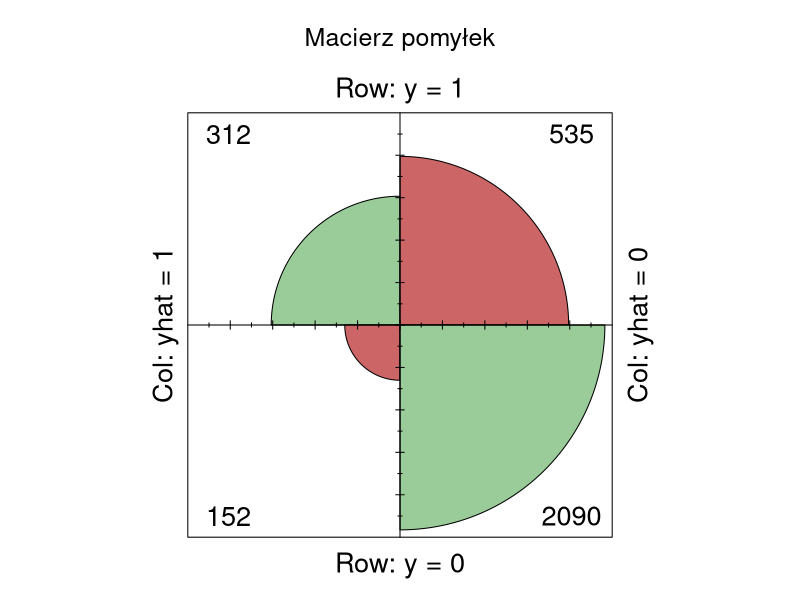
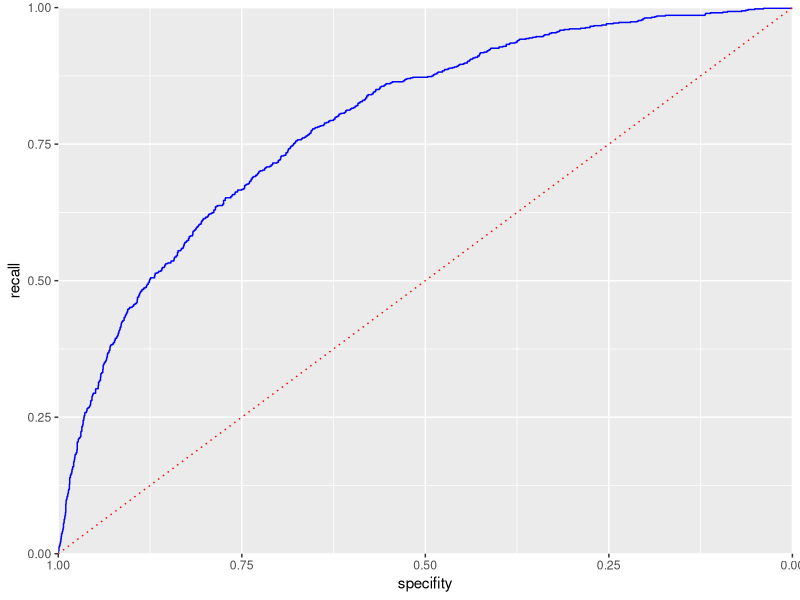
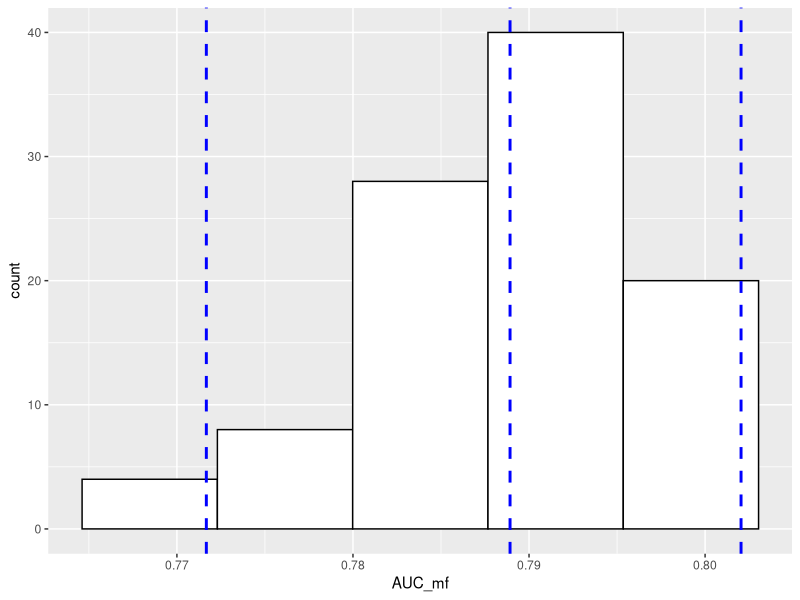

Source code (R) for these figures, in order:
## ---- chunk 1
library("readxl")
library("car") # funkcja vif()
library("ggplot2") # wykresy - funkcja ggplot()
library("lmtest") # testy diagnostyczne modeli lm
library("pscl") #pseudo-R2 funkcja pR2()
library("pROC") #funkcje roc, auc
set.seed(1257) #set.seed(NULL) --> usunięcie "ziarna"

knitr::opts_chunk$set(echo = TRUE)
## ---- chunk 2
dane <- read.csv("./dane/po_imputacji.csv", sep=';', encoding = "UTF-8", dec = ',')
dane <- dane[, -c(24)]
## ---- chunk 3
dane$CLAIM_FLAG <- as.factor(dane$CLAIM_FLAG)
dane$HOMEKIDS <- as.factor(dane$HOMEKIDS)
dane$PARENT1 <- as.factor(dane$PARENT1)
dane$MSTATUS <- as.factor(dane$MSTATUS)
dane$GENDER <- as.factor(dane$GENDER)
dane$EDUCATION <- as.factor(dane$EDUCATION)
dane$OCCUPATION <- as.factor(dane$OCCUPATION)
dane$CLM_FREQ <- as.factor(dane$CLM_FREQ)
dane$REVOKED <- as.factor(dane$REVOKED)

dane$URBANICITY <- as.factor(dane$URBANICITY)
dane$RED_CAR <- as.factor(dane$RED_CAR)

# Liczbę punktów zamieniamy na grupy punktowe liczby punktów.
dane$MVR_PTS_GRP <- 0
dane$MVR_PTS_GRP[dane$MVR_PTS < 6] <- 1
dane$MVR_PTS_GRP[(dane$MVR_PTS > 5) & (dane$MVR_PTS < 11)] <- 2
dane$MVR_PTS_GRP[dane$MVR_PTS > 10] <- 3
dane$MVR_PTS_GRP <- as.factor(dane$MVR_PTS_GRP)

##Ad. model 4 - Nisko-wykwalifikowani vs wysoko wykwalifikowani.
dane$OCCUPATION_GRP <- 0

dane$OCCUPATION_GRP[(dane$OCCUPATION=="Blue Collar") | 
                     (dane$OCCUPATION=="Home Maker") | 
                     (dane$OCCUPATION=="Home Maker") | 
                      (dane$OCCUPATION=="Student") ] <- 0

dane$OCCUPATION_GRP[(dane$OCCUPATION=="Clerical") | 
                    (dane$OCCUPATION=="Doctor") | 
                    (dane$OCCUPATION=="Lawyer") | 
                    (dane$OCCUPATION=="Manager") | 
                    (dane$OCCUPATION=="Professional")] <- 1

dane$OCCUPATION_GRP <- as.factor(dane$OCCUPATION_GRP)

## syntentyczna zmienna odległości od wartościo środkowej
dane$AGE_tr <-(dane$AGE - median(dane$AGE))**2

## Wartość domu zamieniamy na zmienną dychotomiczną odnotowującą fakt posiadania domu.
dane$HOME_VAL_D <- 0
dane$HOME_VAL_D[dane$HOME_VAL  == 0] <-0
dane$HOME_VAL_D[dane$HOME_VAL != 0] <- 1
dane$HOME_VAL_D <- as.factor(dane$HOME_VAL_D)

dane <- na.omit(dane)
summary(dane)
sapply(dane, typeof)
## ---- chunk 4
# Losowanie na wczesnym etapie, Podział na dane treningowe i testowe
n <- nrow(dane)
liczby_losowe <- sample(c(1:n), round(0.7*n), replace = FALSE)
dane_uczacy <- dane[liczby_losowe,]
dane_testowy <- dane[-liczby_losowe,]

# Przeliczenie 
table(dane_testowy$CLAIM_FLAG) / nrow(dane_testowy)
table(dane_uczacy$CLAIM_FLAG) / nrow(dane_uczacy)
## ---- chunk 5
cols <- as.vector(colnames(dane[,-c(26,23)]))

for (c in cols[3:length(cols)]){
  
  if (c != 'CLAIM_FLAG'){
  
    m <- glm(as.formula(paste('CLAIM_FLAG', "~", c)), data = dane_uczacy, family = binomial)
    w_test <- waldtest(m)
  
  if (w_test$`Pr(>F)`[2] < 0.05){
      print(paste('istotna',c ,'pvalue:', format(w_test$`Pr(>F)`[2],  scientific = TRUE))[1])  
      
  } else{
      print(paste('nieistotna',c,'pvalue:', round(w_test$`Pr(>F)`[2], 2) ))
  }
  }
  gc() #garbage cleaner
}

## ---- chunk 6
m1 <- glm(CLAIM_FLAG~INCOME, data = dane_uczacy, family = binomial)
summary(m1)
## ---- chunk 7
m2 <- glm(CLAIM_FLAG ~ INCOME + YOJ, data = dane_uczacy, family = binomial)
summary(m2)

## ---- chunk 8
m3 <- glm(CLAIM_FLAG~INCOME+PARENT1, data = dane_uczacy, family = binomial)
summary(m3)
## ---- chunk 9
m4 <- glm(CLAIM_FLAG~INCOME+PARENT1+AGE_tr, data = dane_uczacy, family = binomial)
summary(m4)
## ---- chunk 10
m5 <- glm(CLAIM_FLAG~INCOME+PARENT1+AGE_tr+HOME_VAL_D, data = dane_uczacy, family = binomial)
summary(m5)
## ---- chunk 11
summary(m4)$aic - summary(m5)$aic
## ---- chunk 12
m6 <- glm(CLAIM_FLAG~INCOME+PARENT1+AGE_tr+HOME_VAL_D+MSTATUS, data = dane_uczacy, family = binomial)
summary(m6)
## ---- chunk 13
summary(m5)$aic - summary(m6)$aic
## ---- chunk 14
m7 <- glm(CLAIM_FLAG~INCOME+PARENT1+AGE_tr+HOME_VAL_D+CAR_USE, data = dane_uczacy, family = binomial)
summary(m7)
## ---- chunk 15
summary(m5)$aic - summary(m7)$aic
## ---- chunk 16
m8 <- glm(CLAIM_FLAG~INCOME+PARENT1+AGE_tr+HOME_VAL_D+BLUEBOOK, data = dane_uczacy, family = binomial)
summary(m8)
## ---- chunk 17
summary(m7)$aic - summary(m8)$aic
## ---- chunk 18
m9 <- glm(CLAIM_FLAG~INCOME+PARENT1+AGE_tr+HOME_VAL_D+TIF, data = dane_uczacy, family = binomial)
summary(m9)
## ---- chunk 19
summary(m8)$aic - summary(m9)$aic
## ---- chunk 20
m10 <- glm(CLAIM_FLAG~INCOME+PARENT1+AGE_tr+HOME_VAL_D+CAR_USE+BLUEBOOK+TIF+CAR_TYPE, data = dane_uczacy, family = binomial)
summary(m10)
## ---- chunk 21
summary(m9)$aic - summary(m10)$aic
## ---- chunk 22
m11 <- glm(CLAIM_FLAG~INCOME+PARENT1+AGE_tr+HOME_VAL_D+CAR_USE+BLUEBOOK+TIF+REVOKED, data = dane_uczacy, family = binomial)
summary(m11)
## ---- chunk 23
summary(m10)$aic - summary(m11)$aic
## ---- chunk 24
m12 <- glm(CLAIM_FLAG~INCOME+PARENT1+AGE_tr+HOME_VAL_D+CAR_USE+BLUEBOOK+TIF+REVOKED+CAR_AGE, data = dane_uczacy, family = binomial)
summary(m12)
## ---- chunk 25
summary(m11)$aic - summary(m12)$aic
## ---- chunk 26
m13 <- glm(CLAIM_FLAG~INCOME+PARENT1+AGE_tr+HOME_VAL_D+CAR_USE+BLUEBOOK+TIF+REVOKED+URBANICITY, data = dane_uczacy, family = binomial)
summary(m13)
## ---- chunk 27
summary(m11)$aic - summary(m13)$aic
## ---- chunk 28
m14 <- glm(CLAIM_FLAG~INCOME+PARENT1+AGE_tr+HOME_VAL_D+CAR_USE+BLUEBOOK+TIF+REVOKED+URBANICITY+OCCUPATION_GRP, data = dane_uczacy, family = binomial)
summary(m14)
## ---- chunk 29
summary(m13)$aic - summary(m14)$aic
## ---- chunk 30
m15 <- glm(CLAIM_FLAG~INCOME+PARENT1+AGE_tr+HOME_VAL_D+CAR_USE+BLUEBOOK+TIF+REVOKED+KIDSDRIV, data = dane_uczacy, family = binomial)
summary(m15)
## ---- chunk 31
summary(m13)$aic - summary(m15)$aic
## ---- chunk 32
m16 <- glm(CLAIM_FLAG~INCOME+PARENT1+AGE_tr+HOME_VAL_D+CAR_USE+BLUEBOOK+TIF+REVOKED+HOMEKIDS, data = dane_uczacy, family = binomial)
summary(m16)
## ---- chunk 33
summary(m13)$aic - summary(m16)$aic
## ---- chunk 34

cols <- as.vector(colnames(dane)[6:length(colnames(dane))])

df <- data.frame(matrix(ncol = 5, nrow = 0))
colnames(df) <- c("zmienna_a", "zmienna_b", "Wald_p_v",'Akaike', 'VIF')

istotne = list()
for (i in cols[1:length(cols)]){

  for (j in cols[1:length(cols)]){

    if ((i != 'CLAIM_FLAG') & (j != 'CLAIM_FLAG')){
      if (i != j){
        skip_to_next <- FALSE
        tryCatch(
          m <- glm(as.formula(paste('CLAIM_FLAG', "~INCOME+PARENT1+AGE_tr+HOME_VAL_D+CAR_USE+BLUEBOOK+TIF+CAR_TYPE+REVOKED+URBANICITY+", i, ":", j)), 
                 data = dane_uczacy, family = binomial),
          error = function(w) { skip_to_next <<- TRUE})
        if(skip_to_next) { next }
        ## w pelni skorelowane zmienne przechwytywane
        skip_to_next <- FALSE
        tryCatch(vif_t <- as.numeric(vif(m)[11]),error = function(e) { skip_to_next <<- TRUE})
        if(skip_to_next) { next }
        if ((!is.numeric(vif_t)) | (is.na(vif_t))) { next }
        if (vif_t <= 1.5){
          skip_to_next <- FALSE
          tryCatch(w_test <- waldtest(m), error = function(e) { skip_to_next <<- TRUE})
          if(skip_to_next) { next }
          
          if (w_test$`Pr(>F)`[2] < 0.05){
            #print(paste('istotna',i, j ,'pvalue:', format(w_test$`Pr(>F)`[2],  scientific = TRUE))[1])  
            w_t <- as.numeric(w_test$`Pr(>F)`[2])
            akaike <- as.numeric(m$aic)
            
            df[nrow(df) + 1,] = c(i, j, w_t, akaike, as.numeric(vif_t))

          }else{next}
     } else{next}
    }else{next}
  }
 }
}

## ---- chunk 35
df <- na.omit(df)
# przekonwertowanie zmienych w notacji naukowej na wartosci liczbowe
df$Wald_p_v <- as.numeric(df$Wald_p_v)
df$Akaike <- as.numeric(df$Akaike)
df$VIF <- as.numeric(df$VIF)

# Na podstawie posortowanej tabeli możemy odczytać najlepsze modele z interakcjami.
df[order(df$VIF, df$Akaike), ]
## ---- chunk 36
m17 <- glm(CLAIM_FLAG~INCOME+PARENT1+AGE_tr+HOME_VAL_D+CAR_USE+BLUEBOOK+TIF+REVOKED+URBANICITY+TRAVTIME:MVR_PTS, data = dane_uczacy, family = binomial)
summary(m17)
## ---- chunk 37
summary(m13)$aic - summary(m17)$aic
## ---- chunk 38
summary(m1)$aic - summary(m17)$aic
## ---- chunk 39
report <- data.frame(matrix(ncol = 4, nrow = 0))
colnames(report) <- c('model','kryterium_AIC', 'McFadden_R2', 'Cragg_Uhler_R2')

for (i in seq(1, 17, 1)){
  mname <- paste('m', i, sep="")
  model = eval(parse(text = mname))
  kryterium_AIC <- c(model$aic)
  McFadden<-pR2(model)[4]
  Cragg_Uhler<-pR2(model)[6]
  report[i,] <- c(mname,round(kryterium_AIC,3), round(McFadden,3), round(Cragg_Uhler,3))
}

## Raport zbiorczy dla wszystkim wariantów modeli
report[order(report$kryterium_AIC),]
## ---- chunk 40
pred <- predict(m17, dane_testowy)

pred_y <- as.numeric(pred > 0 )
true_y <- as.numeric(dane_testowy$CLAIM_FLAG)-1

# wskazania prawdziwie pozytywne
true_pos <- (true_y == 1) & (pred_y == 1)
# wskazania prawdziwie negatywne
true_neg <- (true_y == 0) & (pred_y == 0)
#wskazania fałszywie pozytywne
false_pos <- (true_y == 0) & (pred_y == 1)
#wskazania fałszywie negatywne
false_neg <- (true_y==1)&(pred_y==0)
## ---- chunk 41
conf_mat <- matrix(c(sum(true_pos), sum(false_pos),
                    sum(false_neg), sum(true_neg)), 2, 2)

colnames(conf_mat) <-c('yhat = 1', 'yhat = 0')
rownames(conf_mat) <- c('y = 1', 'y = 0')

fourfoldplot(conf_mat, color = c("#CC6666", "#99CC99"),conf.level = 0, margin = 1, main = "Macierz pomyłek")
## ---- chunk 42
accuracy <- (sum(true_pos) + sum(true_neg)) / (length(pred))

error <- (conf_mat[1, 2] + conf_mat[2,1]) / (length(pred))

recall <- conf_mat[1, 1] / (conf_mat[1,1]+ conf_mat[2,1])

specifity <- conf_mat[2, 2] / (conf_mat[1,2]+ conf_mat[2,2])

ppv <- 100*conf_mat[1,1]/(conf_mat[1,1]+ conf_mat[1,2])
npv <- 100*conf_mat[2,2]/(conf_mat[2,1]+ conf_mat[2,2])

df <- data.frame(matrix(ncol = 6, nrow = 0))
colnames(df) <- c('błąd', "dokładność", "czułość", 'specyficzność', 'PPV', 'NPV')
df[1,] = c(error, accuracy, recall, specifity, ppv,npv)
round(df,3)
## ---- chunk 43
idx <- order(-pred)
recall <- cumsum(true_y[idx]==1)/sum(true_y == 1)
specifity <- (sum(true_y == 0 ) - cumsum(true_y[idx] == 0)) / sum(true_y == 0)

roc_df <- data.frame(recall = recall, specifity=specifity)

ggplot(roc_df, aes(x=specifity, y=recall)) +
  geom_line(color='blue') +
  scale_x_reverse(expand = c(0, 0))+
  scale_y_continuous(expand=c(0,0))+
  geom_line(data=data.frame(x=(0:100)/100), 
            aes(x=x, y=1-x),
            linetype='dotted',
            color='red')
## ---- chunk 44

sum(roc_df$recall[-1] * diff(1 - roc_df$specifity))
## ---- chunk 45
AUC_mf <-c()
for (i in seq(1,100,1)){
  
  set.seed(sample(1:5000, 1))
  
  n <- nrow(dane)
  liczby_losowe <- sample(c(1:n), round(0.7*n), replace = FALSE)
  
  dane_uczacy <- dane[liczby_losowe,]
  dane_testowy <- dane[-liczby_losowe,]
  
  mf <- glm(CLAIM_FLAG~INCOME+PARENT1+AGE_tr+HOME_VAL_D+CAR_USE+BLUEBOOK+TIF+REVOKED+URBANICITY+TRAVTIME:MVR_PTS,
             data = dane_uczacy, family = binomial)

  pred <- predict(mf, dane_testowy)
  
  pred_y <- as.numeric(pred > 0.0 )
  true_y <- as.numeric(dane_testowy$CLAIM_FLAG)-1

  idx <- order(-pred)
  recall <- cumsum(true_y[idx]==1)/sum(true_y == 1)
  specifity <- (sum(true_y == 0 ) - cumsum(true_y[idx] == 0)) / sum(true_y == 0)
  roc_df <- data.frame(recall = recall, specifity=specifity)

  AUC <- sum(roc_df$recall[-1] * diff(1 - roc_df$specifity))

  AUC_mf <- append(AUC_mf, AUC)
}

beta = 0.95
p = ((1.0-beta)/2.0)
lower <- max(0.0, quantile(unlist(AUC_mf), p))

p = (beta+ ((1.0-beta)/2.0))
upper = min(1.0, quantile(unlist(AUC_mf), p))

AUC_mf <- as.data.frame(AUC_mf)

##plot
ggplot(AUC_mf, aes(AUC_mf)) + 
 geom_histogram(bins=5,colour="black", fill="white")+

  geom_vline(aes(xintercept=mean(unlist(AUC_mf))),
            color="blue", linetype="dashed", size=1) + 

  geom_vline(aes(xintercept=lower),
            color="blue", linetype="dashed", size=1) +

  geom_vline(aes(xintercept=upper),
            color="blue", linetype="dashed", size=1)



## ---- chunk 46
print(paste(beta*100,'% przedział ufności miary AUC:', 
            round(lower*100,2), 'and', round(upper*100,2), 'ze średnią AUC:',round(mean(unlist(AUC_mf)),2)))
